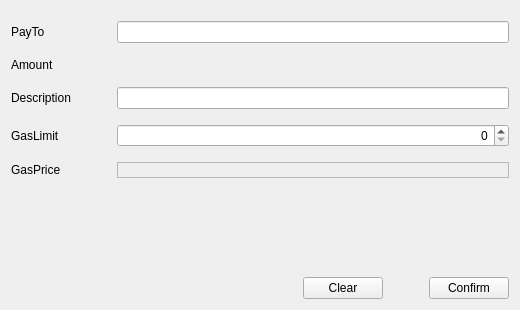
<?xml version="1.0" encoding="UTF-8"?>
<ui version="4.0">
 <class>SendTokenPage</class>
 <widget class="QWidget" name="SendTokenPage">
  <property name="enabled">
   <bool>true</bool>
  </property>
  <property name="geometry">
   <rect>
    <x>0</x>
    <y>0</y>
    <width>520</width>
    <height>310</height>
   </rect>
  </property>
  <property name="windowTitle">
   <string>Form</string>
  </property>
  <layout class="QVBoxLayout" name="verticalLayout">
   <item>
    <spacer name="verticalSpacer_2">
     <property name="orientation">
      <enum>Qt::Vertical</enum>
     </property>
     <property name="sizeType">
      <enum>QSizePolicy::Fixed</enum>
     </property>
     <property name="sizeHint" stdset="0">
      <size>
       <width>20</width>
       <height>10</height>
      </size>
     </property>
    </spacer>
   </item>
   <item>
    <layout class="QGridLayout" name="gridLayout">
     <property name="verticalSpacing">
      <number>15</number>
     </property>
     <item row="0" column="0">
      <widget class="QLabel" name="labelPayTo">
       <property name="minimumSize">
        <size>
         <width>100</width>
         <height>0</height>
        </size>
       </property>
       <property name="text">
        <string>PayTo</string>
       </property>
      </widget>
     </item>
     <item row="1" column="0">
      <widget class="QLabel" name="labelAmount">
       <property name="minimumSize">
        <size>
         <width>100</width>
         <height>0</height>
        </size>
       </property>
       <property name="text">
        <string>Amount</string>
       </property>
      </widget>
     </item>
     <item row="3" column="0">
      <widget class="QLabel" name="labelGasLimit">
       <property name="minimumSize">
        <size>
         <width>100</width>
         <height>0</height>
        </size>
       </property>
       <property name="text">
        <string>GasLimit</string>
       </property>
      </widget>
     </item>
     <item row="4" column="0">
      <widget class="QLabel" name="labelGasPrice">
       <property name="minimumSize">
        <size>
         <width>100</width>
         <height>0</height>
        </size>
       </property>
       <property name="text">
        <string>GasPrice</string>
       </property>
      </widget>
     </item>
     <item row="2" column="0">
      <widget class="QLabel" name="labelDescription">
       <property name="minimumSize">
        <size>
         <width>100</width>
         <height>0</height>
        </size>
       </property>
       <property name="text">
        <string>Description</string>
       </property>
      </widget>
     </item>
     <item row="0" column="1">
      <widget class="QValidatedLineEdit" name="lineEditPayTo"/>
     </item>
     <item row="2" column="1">
      <widget class="QLineEdit" name="lineEditDescription"/>
     </item>
     <item row="4" column="1">
      <widget class="QLabel" name="lineEditGasPrice">
       <property name="minimumSize">
        <size>
         <width>100</width>
         <height>0</height>
        </size>
       </property>
       <property name="styleSheet">
        <string notr="true">color: gray</string>
       </property>
       <property name="frameShape">
        <enum>QFrame::StyledPanel</enum>
       </property>
      </widget>
     </item>
     <item row="3" column="1">
      <widget class="QSpinBox" name="lineEditGasLimit">
       <property name="alignment">
        <set>Qt::AlignRight|Qt::AlignTrailing|Qt::AlignVCenter</set>
       </property>
      </widget>
     </item>
     <item row="1" column="1">
      <widget class="TokenAmountField" name="lineEditAmount" native="true"/>
     </item>
    </layout>
   </item>
   <item>
    <spacer name="verticalSpacer">
     <property name="orientation">
      <enum>Qt::Vertical</enum>
     </property>
     <property name="sizeHint" stdset="0">
      <size>
       <width>20</width>
       <height>40</height>
      </size>
     </property>
    </spacer>
   </item>
   <item>
    <layout class="QHBoxLayout" name="horizontalLayout">
     <item>
      <spacer name="horizontalSpacer">
       <property name="orientation">
        <enum>Qt::Horizontal</enum>
       </property>
       <property name="sizeType">
        <enum>QSizePolicy::Expanding</enum>
       </property>
       <property name="sizeHint" stdset="0">
        <size>
         <width>40</width>
         <height>20</height>
        </size>
       </property>
      </spacer>
     </item>
     <item>
      <widget class="QPushButton" name="clearButton">
       <property name="text">
        <string>Clear</string>
       </property>
      </widget>
     </item>
     <item>
      <spacer name="horizontalSpacer_2">
       <property name="orientation">
        <enum>Qt::Horizontal</enum>
       </property>
       <property name="sizeType">
        <enum>QSizePolicy::Fixed</enum>
       </property>
       <property name="sizeHint" stdset="0">
        <size>
         <width>40</width>
         <height>20</height>
        </size>
       </property>
      </spacer>
     </item>
     <item>
      <widget class="QPushButton" name="confirmButton">
       <property name="text">
        <string>Confirm</string>
       </property>
      </widget>
     </item>
    </layout>
   </item>
  </layout>
 </widget>
 <customwidgets>
  <customwidget>
   <class>QValidatedLineEdit</class>
   <extends>QLineEdit</extends>
   <header>qvalidatedlineedit.h</header>
  </customwidget>
  <customwidget>
   <class>BitcoinAmountField</class>
   <extends>QLineEdit</extends>
   <header>qt/bitcoinamountfield.h</header>
   <container>1</container>
  </customwidget>
  <customwidget>
   <class>TokenAmountField</class>
   <extends>QWidget</extends>
   <header>tokenamountfield.h</header>
   <container>1</container>
  </customwidget>
 </customwidgets>
 <resources/>
 <connections/>
</ui>
